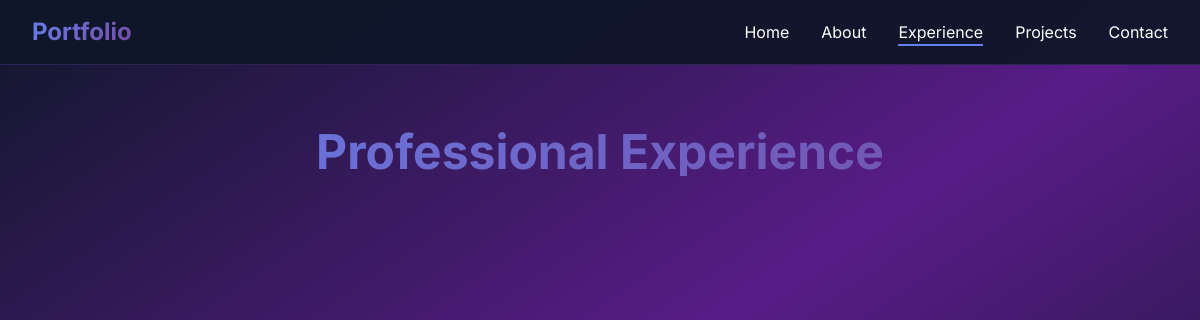
Page /experience/ on the earlier database version.
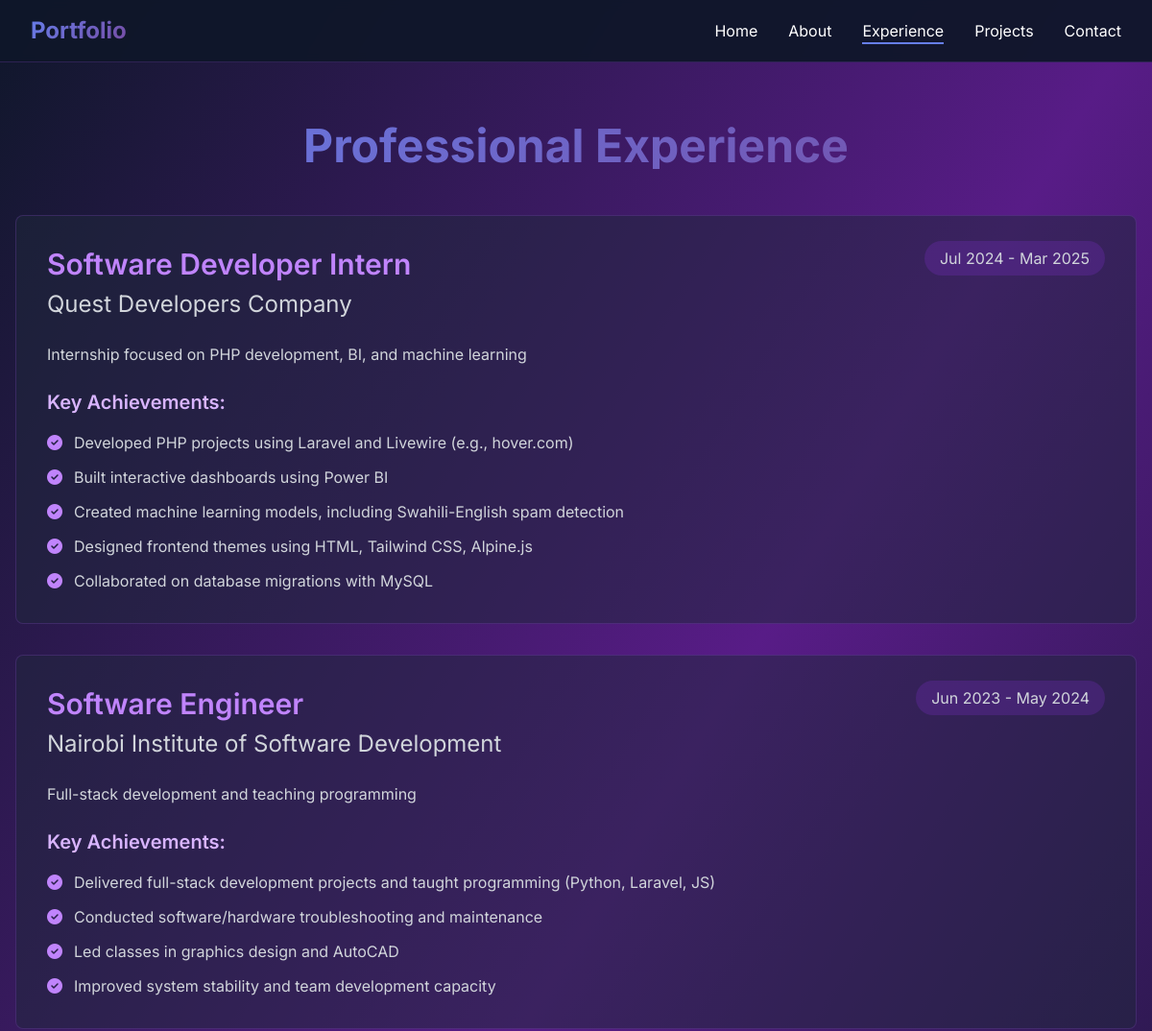
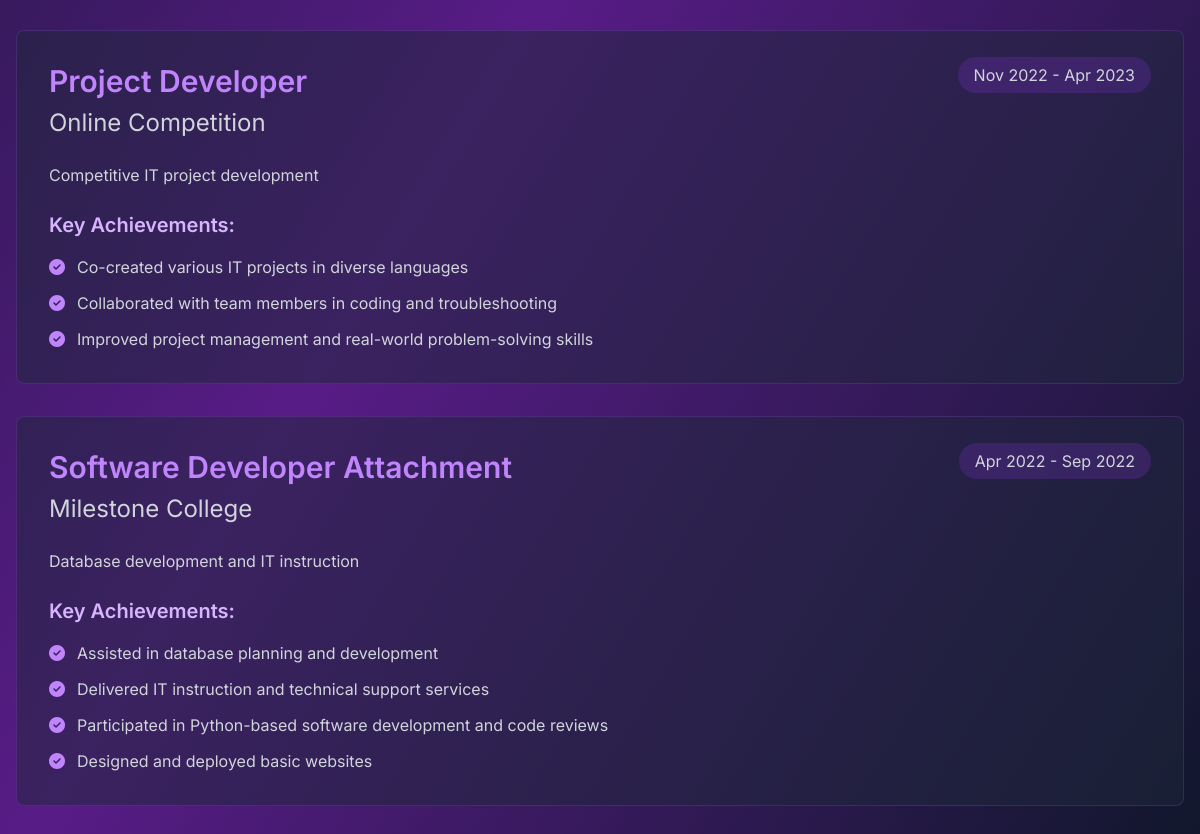
Same page on the later database version (2 pictures, top to bottom).
### portfolio/models.py (models this page shows, shortened)
class Experience(models.Model):
    title = models.CharField(max_length=200)
    company = models.CharField(max_length=200)
    location = models.CharField(max_length=100, blank=True)
    start_date = models.DateField()
    end_date = models.DateField(null=True, blank=True)
    description = models.TextField()
    currently_working = models.BooleanField(default=False)
    created_at = models.DateTimeField(auto_now_add=True)
    class Meta:
        ordering = ['-start_date']
        verbose_name = 'Experience'
        verbose_name_plural = 'Experiences'
    @property
    def duration(self):
        end = 'Present' if self.currently_working else self.end_date.strftime('%b %Y')
        return f"{self.start_date.strftime('%b %Y')} - {end}"

class Achievement(models.Model):
    experience = models.ForeignKey(
        Experience,
        on_delete=models.CASCADE,
        related_name='achievements'
    )
    description = models.TextField()
    order = models.IntegerField(default=0)
    class Meta:
        ordering = ['order']
        verbose_name = 'Achievement'
        verbose_name_plural = 'Achievements'

### portfolio/views.py (the view)
# urls.py: path('experience/', views.experience_list, name='experience'),
def experience_list(request):
    experiences = Experience.objects.all()
    context = {
        'experiences': experiences,
    }
    return render(request, 'portfolio/experience.html', context)

### portfolio/templates/portfolio/experience.html (shortened to what this page needs)
{% extends 'portfolio/base.html' %}
{% block content %}
<section class="pt-32 pb-20 px-4">
    <div class="max-w-7xl mx-auto">
        <h1 class="text-5xl font-bold mb-12 text-center gradient-text">Professional Experience</h1>
        <div class="space-y-8">
            {% for exp in experiences %}
            <div class="bg-slate-800/50 p-8 rounded-lg border border-purple-500/20 card-hover">
                <div class="flex flex-col md:flex-row md:justify-between md:items-start mb-6">
                    <div class="flex-1">
                        <h3 class="text-3xl font-semibold text-purple-400 mb-2">{{ exp.title }}</h3>
                        <p class="text-2xl text-gray-300">{{ exp.company }}</p>
                    </div>
                    <div class="mt-4 md:mt-0">
                        <span class="bg-purple-600/20 px-4 py-2 rounded-full text-gray-300">
                            {{ exp.duration }}
                        </span>
                    </div>
                </div>
                <p class="text-gray-300 mb-6">{{ exp.description }}</p>
                <h4 class="text-xl font-semibold mb-4 text-purple-300">Key Achievements:</h4>
                <ul class="space-y-3">
                    {% for achievement in exp.achievements.all %}
                    <li class="text-gray-300 flex items-start">
                        <i class="fas fa-check-circle text-purple-400 mr-3 mt-1"></i>
                        <span>{{ achievement.description }}</span>
                    </li>
                    {% endfor %}
                </ul>
            </div>
            {% endfor %}
        </div>
    </div>
</section>
{% endblock %}

Differences in the rows shown:
added Experience: title "Software Developer Intern", company "Quest Developers Company", duration "Jul 2024 - Mar 2025", description "Internship focused on PHP development, BI, and machine learning"
added Achievement: description "Developed PHP projects using Laravel and Livewire (e.g., hover.com)", shown under "Software Developer Intern"
added Achievement: description "Built interactive dashboards using Power BI", shown under "Software Developer Intern"
added Achievement: description "Created machine learning models, including Swahili-English spam detection", shown under "Software Developer Intern"
added Achievement: description "Designed frontend themes using HTML, Tailwind CSS, Alpine.js", shown under "Software Developer Intern"
added Achievement: description "Collaborated on database migrations with MySQL", shown under "Software Developer Intern"
added Experience: title "Software Engineer", company "Nairobi Institute of Software Development", duration "Jun 2023 - May 2024", description "Full-stack development and teaching programming"
added Achievement: description "Delivered full-stack development projects and taught programming (Python, Laravel, JS)", shown under "Software Engineer"
added Achievement: description "Conducted software/hardware troubleshooting and maintenance", shown under "Software Engineer"
added Achievement: description "Led classes in graphics design and AutoCAD", shown under "Software Engineer"
added Achievement: description "Improved system stability and team development capacity", shown under "Software Engineer"
added Experience: title "Project Developer", company "Online Competition", duration "Nov 2022 - Apr 2023", description "Competitive IT project development"
added Achievement: description "Co-created various IT projects in diverse languages", shown under "Project Developer"
added Achievement: description "Collaborated with team members in coding and troubleshooting", shown under "Project Developer"
added Achievement: description "Improved project management and real-world problem-solving skills", shown under "Project Developer"
added Experience: title "Software Developer Attachment", company "Milestone College", duration "Apr 2022 - Sep 2022", description "Database development and IT instruction"
added Achievement: description "Assisted in database planning and development", shown under "Software Developer Attachment"
added Achievement: description "Delivered IT instruction and technical support services", shown under "Software Developer Attachment"
added Achievement: description "Participated in Python-based software development and code reviews", shown under "Software Developer Attachment"
added Achievement: description "Designed and deployed basic websites", shown under "Software Developer Attachment"
